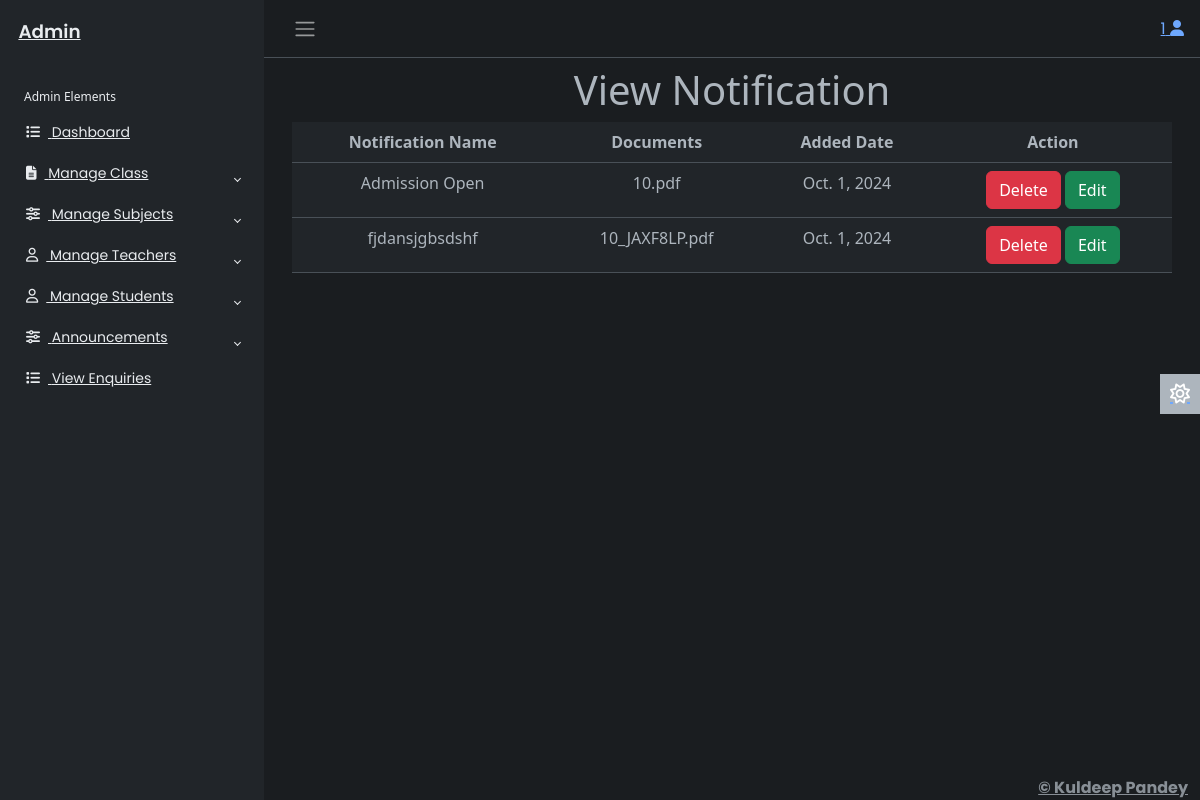
Page /adminapp/viewnoti/ (signed in) on the committed database.
### adminapp/models.py (models this page shows)
class Notification(models.Model):
    text=models.TextField()
    doc=models.FileField()
    created_date=models.DateField()

### adminapp/views.py (the view)
# urls.py: path('viewnoti/',views.viewnoti,name='viewnoti'),
def viewnoti(req):
    try:
        if req.session['adminid']!=None:
            adminid=req.session['adminid']
            no=Notification.objects.all()
            return render(req,'viewnoti.html',{'adminid':adminid,'no':no})
    except KeyError:
        return redirect('login')

### adminapp/templates/viewnoti.html
{% extends 'adminbase.html' %}
{% load static %}
{% block admin %}
<div class="row">
  <div class="col-sm-12">
    <h1 class="text-center">View Notification</h1>
    <form method="post">
        <table class="table text-center">
            <tr>
                <th>Notification Name</th>
                <th>Documents</th>
                <th>Added Date</th>
                <th>Action</th>
            </tr>
            {% for n in no %}
            <tr>
                <td>{{n.text}}</td>
                <td>{{n.doc}}</td>
                <td>{{n.created_date}}</td>
                <td>
                    <a href="#" class="btn btn-danger">Delete</a>
                    <a href="#" class="btn btn-success">Edit</a>
                </td>
            </tr>
            {% endfor %}
        </table>
    </form>
  </div>
</div>
{% endblock %}

### adminapp/static/css/adminstyle.css (style rules this page uses)
body { font-family: 'Poppins', sans-serif; font-size: 0.875rem; opacity: 1; overflow-y: scroll; margin: 0; }
a { cursor: pointer; text-decoration: none; font-family: 'Poppins', sans-serif; }

### rows in the picture
Notification: text "Admission Open", doc "10.pdf", created_date "Oct. 1, 2024"
Notification: text "fjdansjgbsdshf", doc "10_JAXF8LP.pdf", created_date "Oct. 1, 2024"

### other values in the picture
{{ adminid }} "1"
